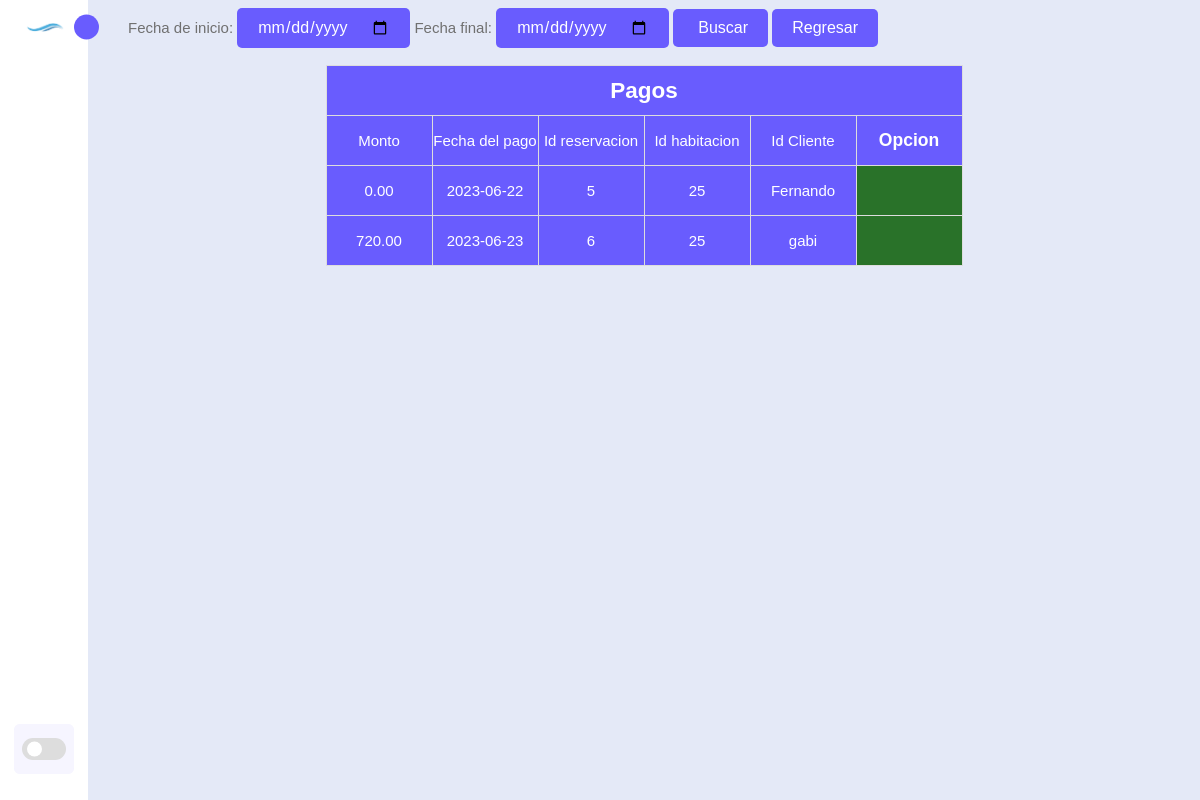
/pagos.php (signed in), run on the app's committed database.
### tables this page shows
CREATE TABLE `pagos` (
  `id_pago` int(11) NOT NULL,
  `monto` decimal(8,2) NOT NULL,
  `fecha_pago` date NOT NULL,
  `id_reservacion` int(11) NOT NULL,
  `id_habitacion` int(11) NOT NULL
);

CREATE TABLE `reservaciones` (
  `id_reservacion` int(11) NOT NULL,
  `fecha_entrada` date NOT NULL,
  `fecha_salida` date NOT NULL,
  `id_habitacion` int(11) NOT NULL,
  `id_cliente` int(11) NOT NULL,
  `numero_huespedes` int(11) NOT NULL,
  `pago_total` decimal(8,2) NOT NULL
);

CREATE TABLE `habitaciones` (
  `id_habitacion` int(11) NOT NULL,
  `numero_habitacion` int(11) NOT NULL,
  `tipo_habitacion` varchar(20) NOT NULL,
  `precio_noche` decimal(8,2) NOT NULL,
  `disponible` tinyint(1) NOT NULL
);

CREATE TABLE `clientes` (
  `id_cliente` int(11) NOT NULL,
  `nombre` varchar(50) NOT NULL,
  `apellidop` varchar(50) NOT NULL,
  `apellidom` varchar(50) NOT NULL,
  `edad` int(11) NOT NULL,
  `direccion` varchar(100) NOT NULL,
  `telefono` varchar(20) NOT NULL,
  `correo_electronico` varchar(50) NOT NULL
);

### pagos.php (the view, shortened to what this page needs)
<?php
include("conexion.php");
    $row=$_SESSION['id_cargo'];
    if(isset($_SESSION['nombre']) && isset($_SESSION['id_cargo'])){
?>
<!DOCTYPE html>
<html lang="en">
<head>
    <link rel="stylesheet" href="css/index.css">
    <link href="https://cdn.jsdelivr.net/npm/remixicon@3.2.0/fonts/remixicon.css" rel="stylesheet">
</head>
<body>
    <nav class="sidebar close">
        <header>
            <div class="image-text">
                <span class="image">
                    <img src="css/image/logo.png" alt icon="">
                </span>
            </div>
            <i class="ri-arrow-right-s-line toggle"></i>
        </header>
        <div class="menu-bar">
            <div class="menu">
                <ul class="menu-links">
                    <li class="nav-links">
                        <a href="index.php">
                        </a>
                    </li>
                    <li class="nav-links">
                        <a href="clientes.php">
                        </a>
                    </li>
                    <li class="nav-links">
                        <a href="reservaciones.php">
                        </a>
                    </li>
                    <li class="nav-links">
                        <a href="habitaciones.php">
                        </a>
                    </li>
                    <?php
                    if ($row['id_cargo'] == 1) {
                        echo '
                        <li class="nav-links">
                        <a href="usuarios.php">
                        <i class="ri-shield-user-fill icon"></i>
                        <span class="text nav-text">Usuarios</span>
                        </a>
                        </li>';
                    }
                    ?>
                    <li class="nav-links">
                        <a href="pagos.php">
                        </a>
                    </li>
                    <li class="nav-links">
                        <a href="manual.php">
                        </a>
                    </li>
                </ul>
            </div>
            <div class="bottom-content">
                <li class="">
                        <a href="salir.php" onclick="return confirmacion();">
                        </a>
                </li>
                <li class="mode">
                    <div class="toggle-switch">
                        <span class="switch"></span>
                    </div>
                </li>
            </div>
        </div>
    </nav>
    <section class="home">
        <div class="home-conten">
            <form id="formulario" method="POST" action="busca_reporte.php">
            <label for="fecha_inicio">Fecha de inicio: </label><input class="button-with-icon" type="date" id="fecha_inicio" name="fecha_inicio" required>
            <label for="fecha_fin">Fecha final: </label><input class="button-with-icon" type="date" id="fecha_fin" name="fecha_fin" required>
            <button class="button-with-icon" type="submit"><i class="ri-search-2-fill"></i> Buscar</button>
            <button class="button-with-icon" id="boton-regresar"><a href="pagos.php">Regresar</a></button>
            </form>
            <br>
                    <table class="tabla" border="1">
        <tr>
            <th class="celda" colspan="6"> <h1>Pagos</h1> </th>
        </tr>
        <tr>
        <td class="celda">Monto</td>
        <td class="celda">Fecha del pago</td>
        <td class="celda">Id reservacion</td>
        <td class="celda">Id habitacion</td>
        <td class="celda">Id Cliente</td>
        <th class="celda"> <h3>Opcion</h3> </th>
        </tr>
<?php foreach($conexion->query("SELECT p.id_pago, p.monto, p.fecha_pago, h.numero_habitacion, r.id_reservacion, c.nombre
FROM pagos p
INNER JOIN reservaciones r ON p.id_reservacion = r.id_reservacion
INNER JOIN clientes c ON c.id_cliente = r.id_cliente
INNER JOIN habitaciones h ON r.id_habitacion = h.id_habitacion") as $row){?>
        <tr>
        <td class="celda"> <?php echo $row['monto'] ?> </td>
        <td class="celda"> <?php echo $row['fecha_pago'] ?> </td>
        <td class="celda"> <?php echo $row['id_reservacion'] ?> </td>
        <td class="celda"> <?php echo $row['numero_habitacion'] ?> </td>
        <td class="celda"> <?php echo $row['nombre'] ?> </td>
        <td class="edit"><?php echo '<a href="generar_ticket.php?id_pago=' . $row['id_pago'] . '"><i class="ri-file-fill op"></i></a>';  ?></td>
        </tr>
<?php }?>
    </table>
        </div>
    </section>
</body>
</html>
<?php
    }else {
        header("location:sesion.php");
    }
?>

### css/index.css (style rules this page uses)
* { font-family:Arial, Helvetica, sans-serif; margin: 0; padding: 0; box-sizing: border-box; }
:root { --body-color: #e4e9f7; --sidebar-color: #fff; --primary-color: #695cfe; --primary-color-light: #f6f5ff; --togle-color: #ddd; --text-color: #707070; --icon-actua: #ffffff; --icon-alimi: #695cfe; --tran-02: all 0.2s ease; --tran-03: all 0.3s ease; --tran-04: all 0.4s ease; --tran-05: all 0.4s ease; }
body { height: 100vh; background: var(--body-color); transition: var(--tran-05); }
.sidebar { position: fixed; text-decoration: none; top: 0; left: 0; height: 100%; width: 250px; padding: 10px 14px; z-index: 100; background: var(--sidebar-color); transition: var(--tran-05); }
.sidebar.close { width: 88px; }
.sidebar .menu-bar { height: calc(100% - 50px); display: flex; flex-direction: column; justify-content: space-between; }
.sidebar .image { min-width: 60px; display: flex; align-items: center; justify-content: center; }
.sidebar li { height: 50px; margin-top: 10px; list-style: none; display: flex; align-items: center; }
.sidebar header { position: relative; }
.sidebar header i.toggle { text-decoration: none; cursor:pointer; }
.sidebar .image-text img { width: 40px; border-radius: 6px; }
.sidebar header .image-text { display: flex; align-items: center; }
.sidebar header .toggle { position: absolute; top: 50%; right: -25px; transform: translateY(-50%) rotate(180deg); height: 25px; width: 25px; background: var(--primary-color); display: flex; align-items: center; justify-content: center; border-radius: 50%; color: var(--sidebar-color); font-size: 22px; transition: var(--tran-03); }
.sidebar.close header .toggle { transform: translateY(-50%); }
.sidebar .menu { margin-top: 0px; }
.sidebar li a { height: 100%; width: 100%; display: flex; align-items: center; text-decoration: none; border-radius: 6px; transition: var(--tran-04); }
.menu-bar .mode { position: relative; border-radius: 6px; background: var(--primary-color-light); transition: var(--tran-05); }
.menu-bar .mode .toggle-switch { position: absolute; display: flex; right: 0; align-items: center; justify-content: center; height: 100%; min-width: 60px; cursor: pointer; border-radius: 6px; background: var(--primary-color-light); transition: var(--tran-05); }
.toggle-switch .switch { position: relative; height: 22px; width: 44px; border-radius: 25px; background: var(--togle-color); }
.switch::before { content: ''; position: absolute; height: 15px; width: 15px; border-radius: 50%; top: 50%; left: 5px; transform: translateY(-50%); background: var(--sidebar-color); transition: var(--tran-03); }
.home { position: relative; left: 250px; height: 100vh; width: calc(100% - 250px); background: var(--body-color); transition: var(--tran-05); }
.home .home-conten { justify-content: center; font-size: 15px; font-weight: 500; padding: 8px 40px; color: var(--text-color); }
.sidebar.close ~ .home { left: 88px; width: calc(100% - 88px); }
.home .home-conten .tabla { border-collapse: collapse; margin: auto; text-align: center; align-items: center; }
.home .home-conten .tabla .celda { border: 1px solid var(--togle-color); width: 106px; height: 50px; background-color: var(--primary-color); color:#fff; cursor: default; }
.home .home-conten td.edit { border: 1px solid var(--togle-color); background-color: #297229; width: 50px; height: 50px; }
.button-with-icon { display: inline-block; padding: 10px 20px; background-color: var(--primary-color); color: #fff; border: none; border-radius: 5px; font-size: 16px; cursor: pointer; }
.button-with-icon a { color: #fff; text-decoration: none; outline: none; }

### data on the page
pagos: monto "0.00", fecha_pago "2023-06-22", id_reservacion.id_reservacion "5", id_habitacion.numero_habitacion "25", clientes.nombre "Fernando"
pagos: monto "720.00", fecha_pago "2023-06-23", id_reservacion.id_reservacion "6", id_habitacion.numero_habitacion "25", clientes.nombre "gabi"
